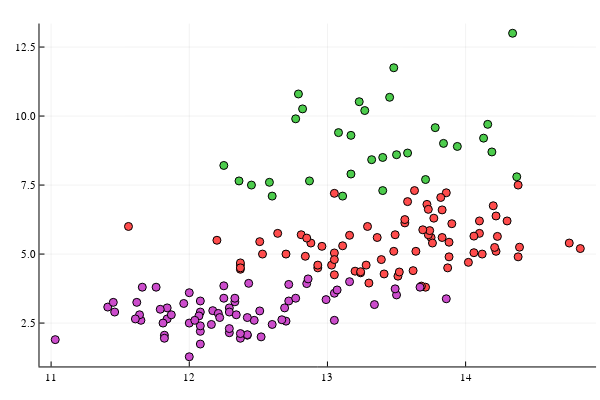

The cell this chart's notebook holds for it:
### Code cell
wine=CSV.read("C:\\Users\\lane\\Documents\\Julia\\wine.csv")

x=wine.Alcohol_Content
y=wine.Color_Intensity
Type=wine.Type

M=Matrix(wine)
k=3

results=kmeans(M',k)

#By Alcohol Content v Color Intensity
plotly()
scatter(M'[2,:], M'[3,:], marker_z=results.assignments, color=:lightrainbow, legend=false)
